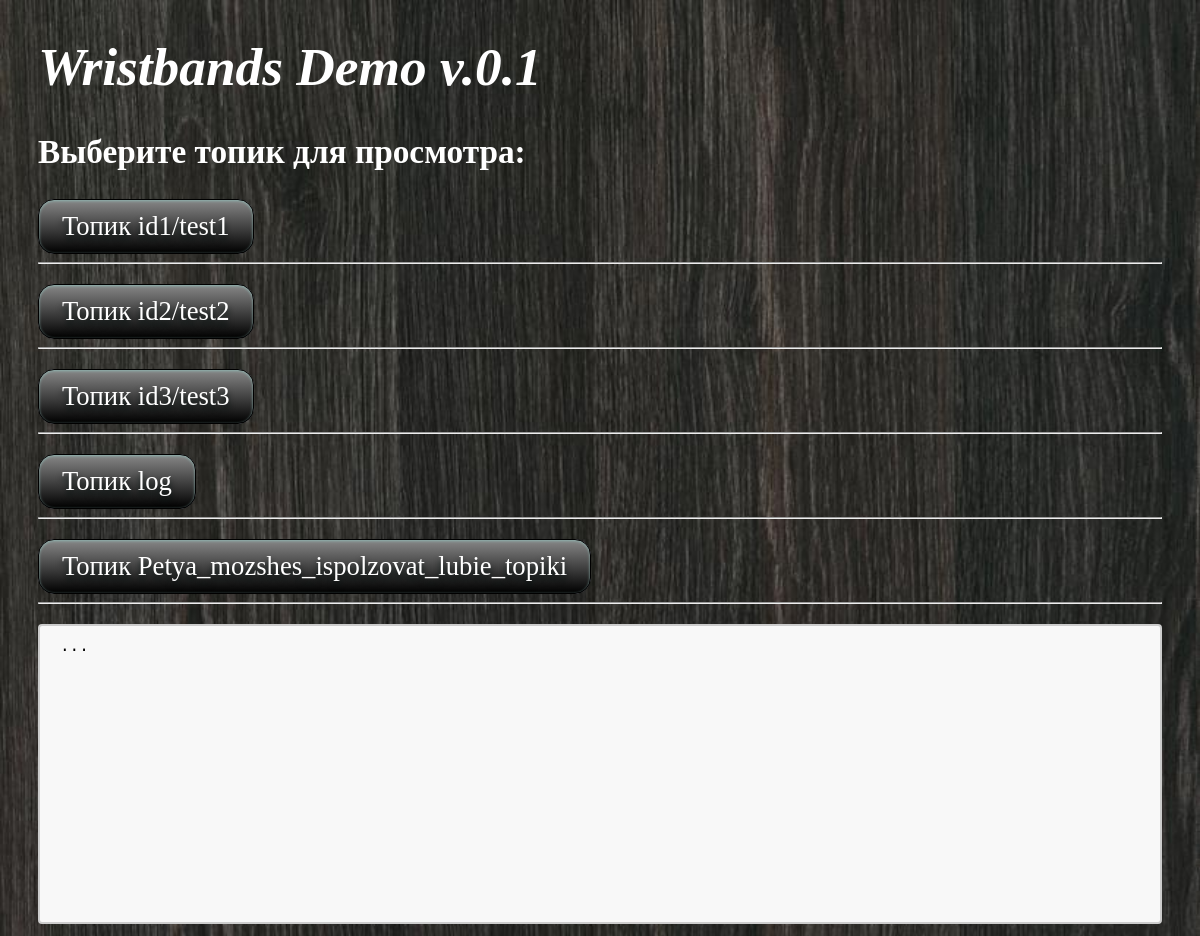
The app's page /, older data.
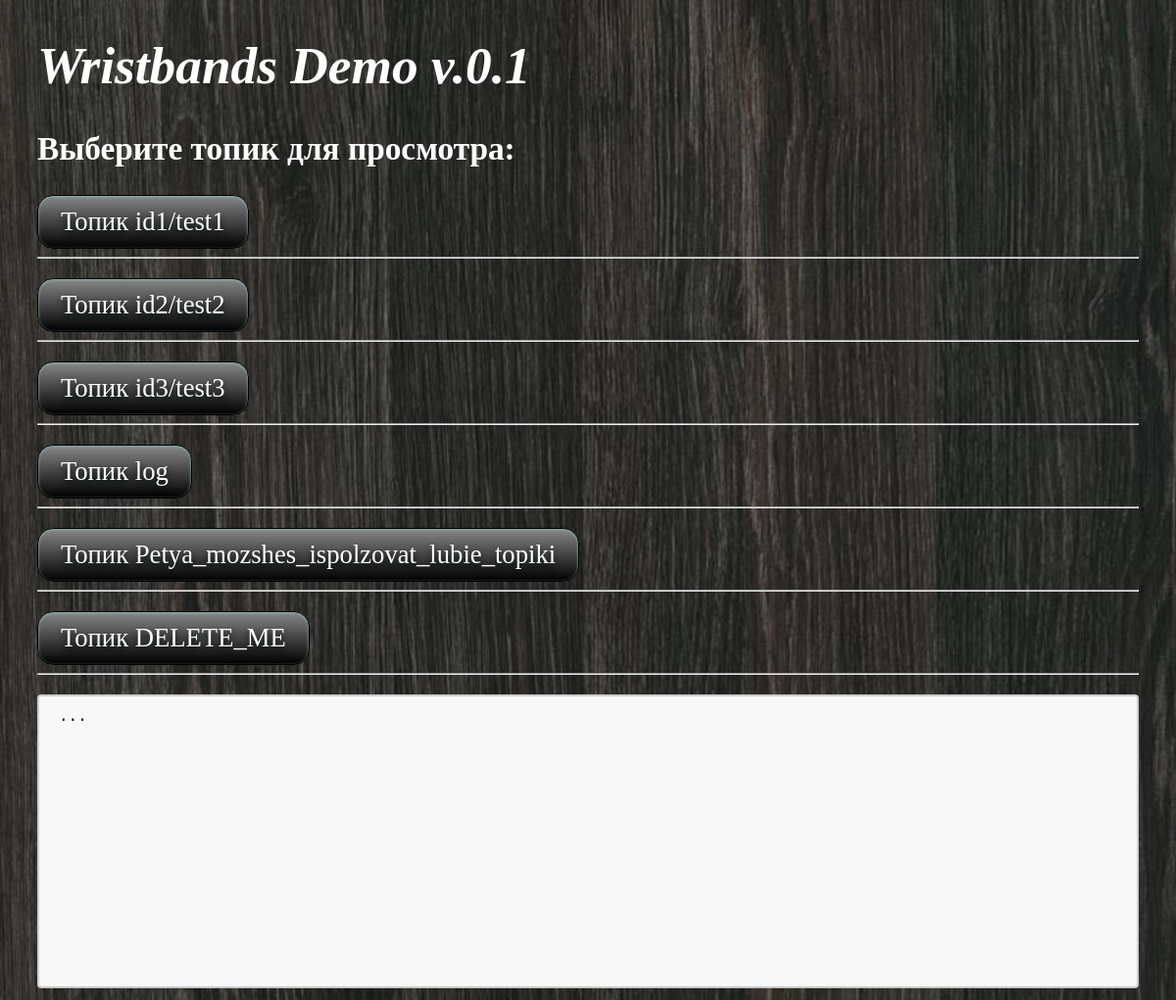
The same page, newer data.
### core/models.py (models this page shows)
class Topics(models.Model):
    topic_id = models.AutoField(primary_key=True)
    topic = models.CharField(max_length=100, unique=True)

### core/views.py (the view)
# urls.py: path('', main_page, name='main_page'),
def main_page(request):
    Topics_ = Topics.objects.all()
    Messages_ = Messages.objects.all()
    return render(request, 'core/Main_page.html', {'Topics': Topics_, 'Messages': Messages_})

### core/templates/core/Main_page.html (shortened to what this page needs)
<!DOCTYPE html>
{% load static %}
<html lang="en">
<head>
    <link rel="stylesheet" type="text/css" href="{% static 'core/main_page.css' %}">
</head>
<body>
    <h1>Wristbands Demo v.0.1</h1>
    <h2>
        Выберите топик для просмотра:
    </h2>
<div>
{% for topic in Topics %}
    <button id="button" type="button" name="load" value="{{topic.id}}" onclick="load('{{topic.topic_id}}')">Топик {{topic.topic}}</button>
    <hr><p></p>
{%endfor%}
</div>
<textarea id = "texraread" readonly>...</textarea>
</body>
</html>

Row changes from the older to the newer data that the page shows:
added Topics: topic "DELETE_ME"
